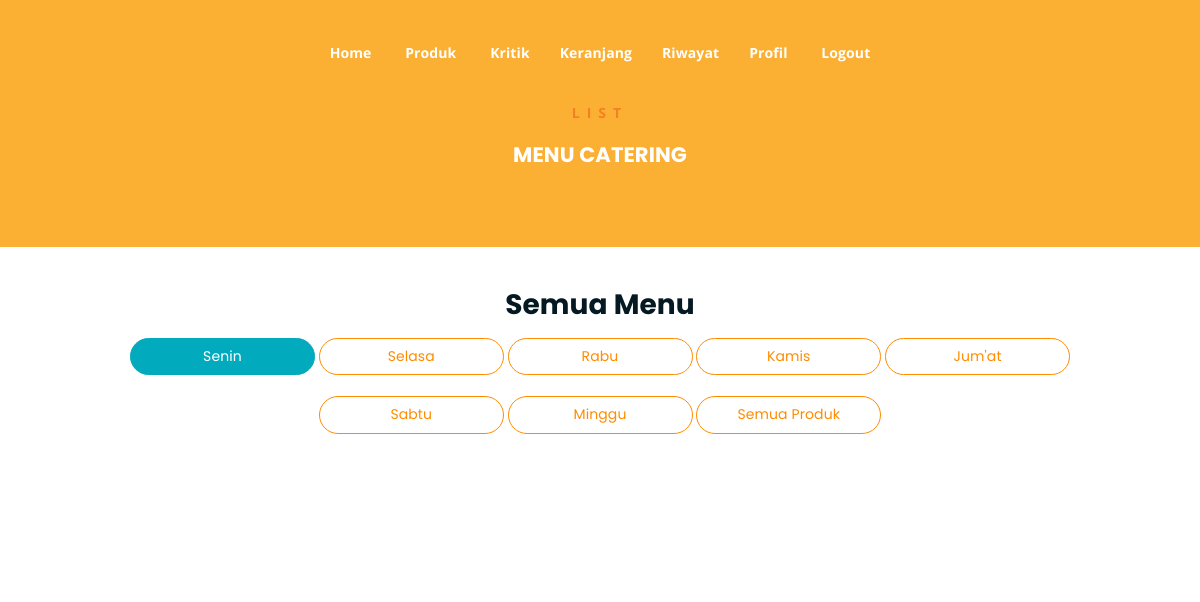
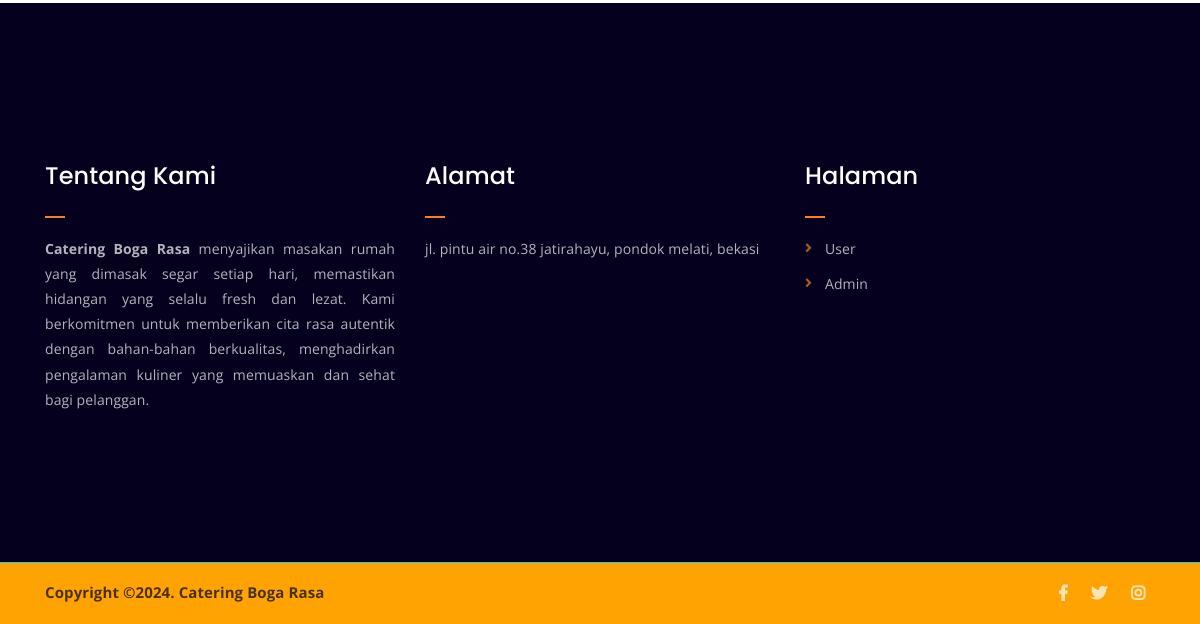
/menu-senin.php (signed in), run on an earlier commit of the app's database (2 pictures, top to bottom).
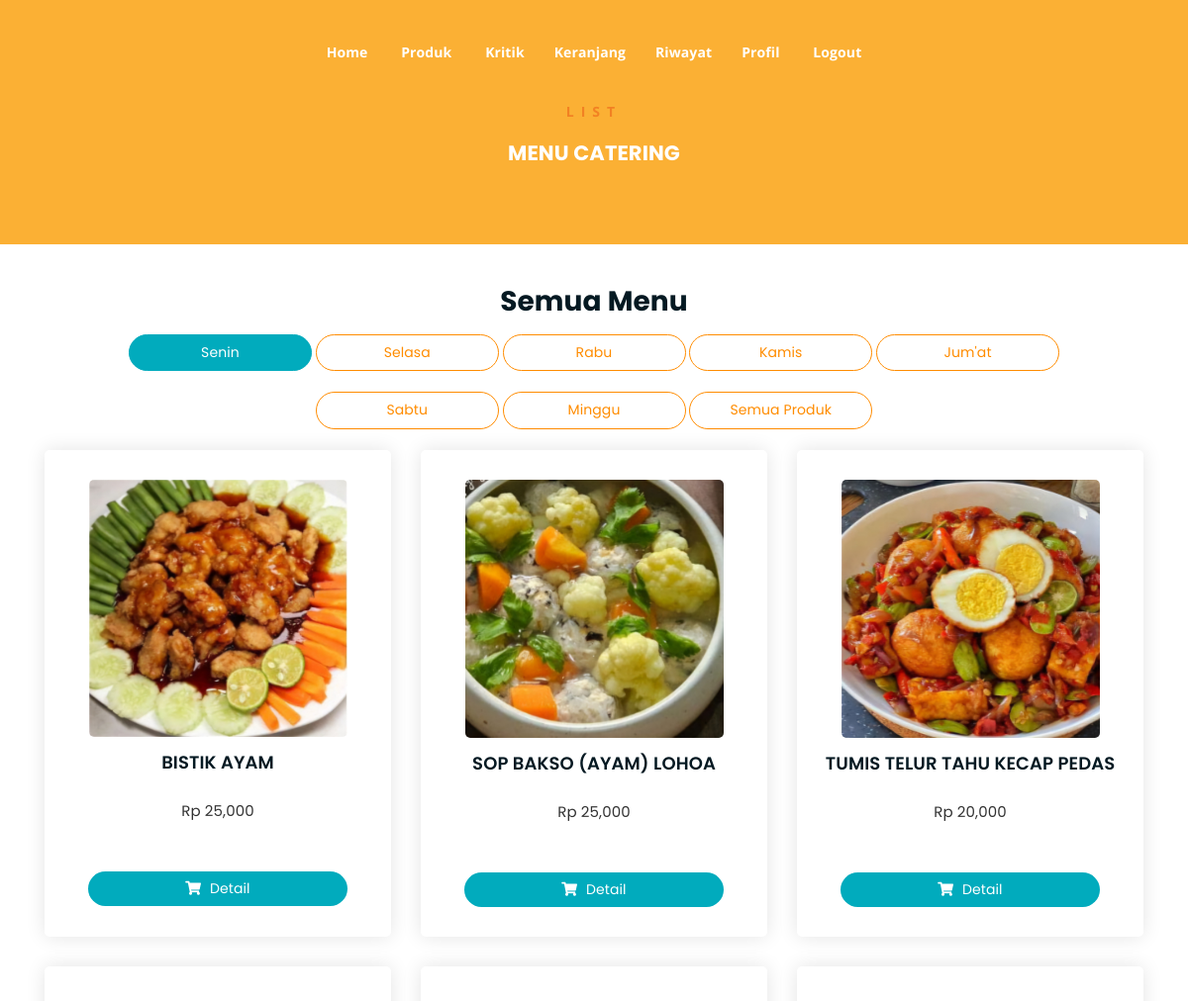
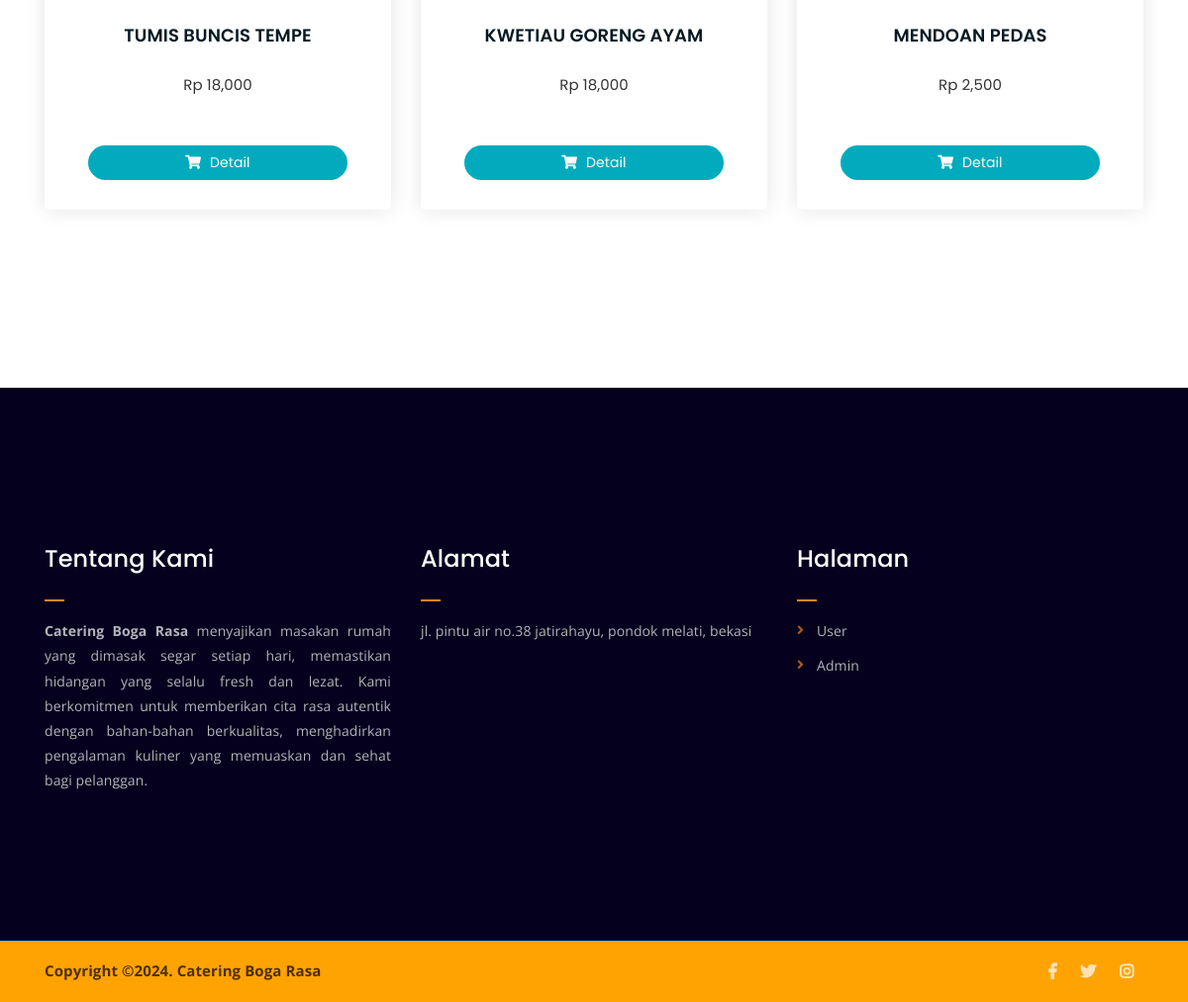
And on a later commit of the database (2 pictures, top to bottom).
### tables this page shows
CREATE TABLE `promosi` (
  `id_promosi_produk` int(11) NOT NULL,
  `id_produk` varchar(55) NOT NULL,
  `promo_lama` varchar(55) NOT NULL,
  `promo_baru` varchar(55) NOT NULL
);

CREATE TABLE `produk` (
  `id` int(11) NOT NULL,
  `id_produk` varchar(11) NOT NULL,
  `nama_produk` varchar(55) NOT NULL,
  `gambar` varchar(55) NOT NULL,
  `harga` varchar(55) NOT NULL,
  `deskripsi` varchar(1000) NOT NULL,
  `menu_hari` varchar(111) NOT NULL
);

### menu-senin.php (the view, shortened to what this page needs)
<?php
require('./app/database/db.php');
$status_user = $_SESSION['user']['status'];
?>
<!DOCTYPE html>
<html lang="en">
<head>
	<link rel="stylesheet" href="assets/css/all.min.css">
	<link rel="stylesheet" href="assets/bootstrap/css/bootstrap.min.css">
	<link rel="stylesheet" href="assets/css/owl.carousel.css">
	<link rel="stylesheet" href="assets/css/magnific-popup.css">
	<link rel="stylesheet" href="assets/css/animate.css">
	<link rel="stylesheet" href="assets/css/meanmenu.min.css">
	<link rel="stylesheet" href="assets/css/main.css">
	<link rel="stylesheet" href="assets/css/responsive.css">
</head>
<body>
	<?php include('./include/nav.php') ?>
	<div class="breadcrumb-section breadcrumb-bg">
		<div class="container">
			<div class="row">
				<div class="col-lg-8 offset-lg-2 text-center">
					<div class="breadcrumb-text">
						<p>LIST</p>
						<h4 style="color: #fff;">MENU CATERING</h4>
					</div>
				</div>
			</div>
		</div>
	</div>
	<div class="product-section mt-5 mb-150">
		<div class="container">
			<h3 class="text-center">Semua Menu</h3>
		<div class="text-center tag">
				<a href="produk.php" class="aktif cart-btn mb-4 col-md-2 text-center">Senin</a>
				<a href="menu-selasa.php" class="cart-btn mb-4 col-md-2 text-center">Selasa</a>
				<a href="menu-rabu.php" class="cart-btn mb-4 col-md-2 text-center">Rabu</a>
				<a href="menu-kamis.php" class="cart-btn mb-4 col-md-2 text-center">Kamis</a>
				<a href="menu-jumat.php" class="cart-btn mb-4 col-md-2 text-center">Jum'at</a>
				<a href="menu-sabtu.php" class="cart-btn mb-4 col-md-2 text-center">Sabtu</a>
				<a href="menu-minggu.php" class="cart-btn mb-4 col-md-2 text-center">Minggu</a>
				<a href="produk.php" class="cart-btn mb-4 col-md-2 text-center">Semua Produk</a>
			</div>
		<div class="row">
			<?php
				$produk = mysqli_query($conn, "SELECT * FROM produk LEFT JOIN promosi ON produk.id_produk = promosi.id_produk  WHERE produk.menu_hari = 'Senin'");
				while ($p = mysqli_fetch_array($produk)) {
			?>
			<a href="produk-detail.php?id_produk=<?= $p['id_produk']?>">
				<div class="col-lg-4 col-md-6 text-center card">
					<div class="single-product-item" style="height: 100%;">
						<div class="product-image">
							<img src="app/admin/foto/<?= $p['gambar'] ?>" alt="">
						</div>
						<h3><?php echo $p['nama_produk'] ?></h3>
							<p class="product-price"><span>Rp <?php echo number_format($p['harga']) ?></span></p>
								<?php if($status_user == 'Pelanggan Lama'){
										if($p['promo_lama'] == 0){
								?>
										<p class="product-price"><span style="color: #fff;">x</span></p>
								<?php } else { ?>
										<p class="product-price"><span style="color: tomato;">Diskon <?php echo $p["promo_lama"] ?>%</span></p>
								<?php }}?>
						<a href="produk-detail.php?id_produk=<?= $p['id_produk']?>" class="cart-btn"><i class="fas fa-shopping-cart"></i> Detail</a>
					</div>
				</div>
				</a>
			<?php } ?>
			</div>
		</div>
	</div>
	<?php include('./include/footer.php') ?>
</body>
</html>

What changed in the data, as far as the page shows it:
added promosi: produk.gambar (picture), produk.nama_produk "BISTIK AYAM", produk.harga "25,000"
added promosi: produk.gambar (picture), produk.nama_produk "SOP BAKSO (AYAM) LOHOA", produk.harga "25,000"
added promosi: produk.gambar (picture), produk.nama_produk "TUMIS TELUR TAHU KECAP PEDAS", produk.harga "20,000"
added promosi: produk.nama_produk "TUMIS BUNCIS TEMPE", produk.harga "18,000"
added promosi: produk.nama_produk "KWETIAU GORENG AYAM", produk.harga "18,000"
added promosi: produk.nama_produk "MENDOAN PEDAS", produk.harga "2,500"
